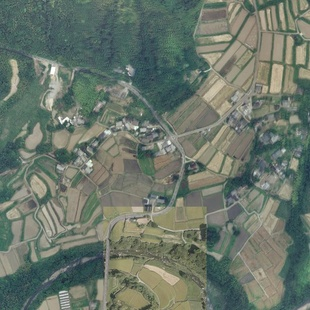
#> input picture aerial_tsujiwara_1km_z17.jpg, 310 x 310 px, shrunk from 768 x 768 before the run, given in place of aerial_no_veg.png, which was not available
$ python remove_forest_strong_v2.py
#> lines starting #> are read from the running program, lines starting #| are printed output that depends on the picture; pictures that were not available may be replaced by others from this repository, and a replacement may not be noted
# remove_forest_strong_v2.py (no matplotlib)
import cv2
import numpy as np
from skimage.feature import local_binary_pattern

INPUT = "data/aerial_no_veg.png"
MASK_OUT = "forest_mask_strong_v2.png"
OUTPUT = "aerial_no_forest_strong_v2.png"

# LBP パラメータ（大幅にゆるく）
RADIUS = 3       # 半径 1→3
NEIGHBORS = 16   # 近傍数 8→16
THRESH_FRAC = 0.60  # ヒストグラムの上位何％を森とみなすか


def main():

    img = cv2.imread(INPUT)
#> img is the input picture: shape (310, 310, 3); mean B, G, R 106.5, 118.2, 107
    if img is None:
        raise RuntimeError("input not found")

    # BGR → Gray
    gray = cv2.cvtColor(img, cv2.COLOR_BGR2GRAY)
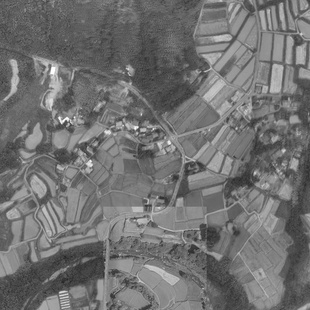
#> gray: shape (310, 310); min 38, max 254, mean 113.5

    # LBP 計算
    lbp = local_binary_pattern(gray, NEIGHBORS, RADIUS, method="uniform")
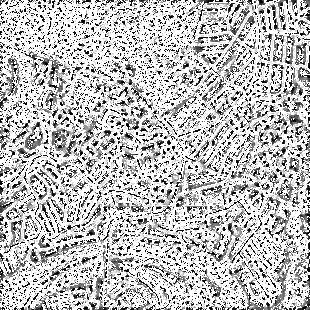
#> lbp: shape (310, 310) float64; min 0, max 17, mean 12.56; drawn with min black and max white

    # LBP ヒストグラムからしきい値自動推定
    hist, _ = np.histogram(lbp.ravel(), bins=256, range=(0, 256))
#> hist = 256 values, max 49367 at index 17, min 0 at index 18, mean 375.4
    cumulative = np.cumsum(hist) / np.sum(hist)
#> cumulative = 256 values from 0.0612 to 1

    # 上位 THRESH_FRAC（60%）のしきい値を取得
    th_idx = np.where(cumulative > THRESH_FRAC)[0][0]
#> th_idx = 17
    threshold_value = th_idx
#> threshold_value = 17

    print(f"Auto LBP threshold = {threshold_value}")
#| Auto LBP threshold = 17

    # マスク生成：LBP値が大きいほどザワザワ＝森
    forest_mask = (lbp >= threshold_value).astype(np.uint8) * 255
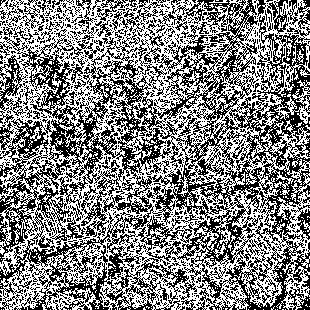
#> forest_mask: shape (310, 310); 51.4% white; black in thin lines or dots

    cv2.imwrite(MASK_OUT, forest_mask)
    print("Saved:", MASK_OUT)

    # マスクで森林を黒塗り
    masked = img.copy()
    masked[forest_mask == 255] = (0, 0, 0)
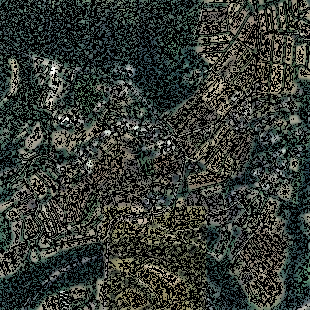
#> masked: shape (310, 310, 3); mean B, G, R 52.3, 58.1, 52.9

    cv2.imwrite(OUTPUT, masked)
    print("Saved:", OUTPUT)

    print("\n--- 完了 ---")


if __name__ == "__main__":
    main()
